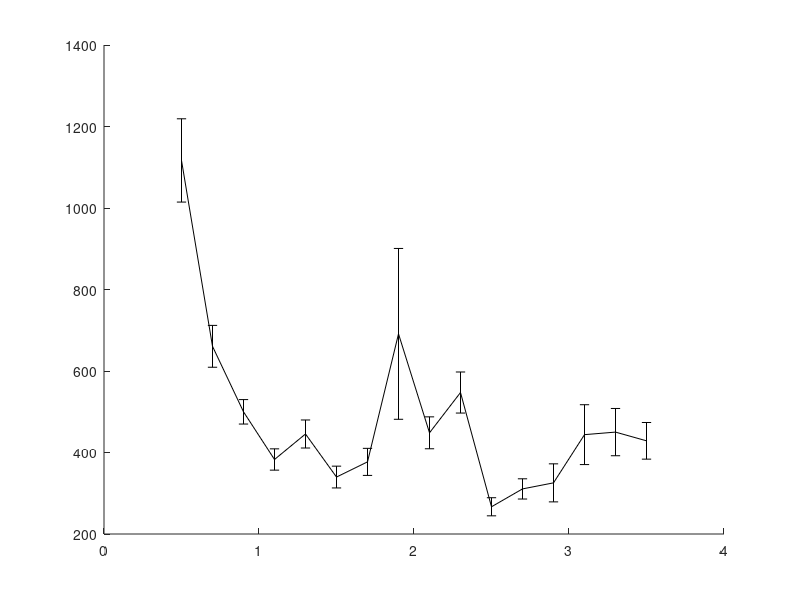

MATLAB code for this plot: (Note: this script raises an error after producing the figure.)
% In this experiment I compare the performance of the GD (with KDL) and the
% PCS on one scene with obstacles where the start and goal configurations
% are:
% State c_start = {0.5236, 1.7453, -1.8326, -1.4835,	1.5708,	0, 1.004278, 0.2729, 0.9486, -1.15011, 1.81001, -1.97739};
% State c_goal = {0.5236, 0.34907, 0.69813, -1.3963, 1.5708, 0, 0.7096, 1.8032, -1.7061, -1.6286, 1.9143, -2.0155}; // Robot 2 no backflip - Elbow down
% This while benchmarking the maximum step distance.
% With joint limits of the ABB robots.
% RRT planner
% last updated: 08/28/17

clear all
clc

%%
D1 = load('benchmark_RRT_PCS_3poles_rangeB_newNN.txt'); 

%%
D2 = load('benchmark_RRT_GD_3poles_rangeB.txt'); 
D2 = D2(D2(:,1) > 0.6,:);

%%
% PCS
rd = sort(unique(D1(:,1)));
for i = 1:length(rd)
    M = D1(D1(:,1)==rd(i), 2:end);
    td(i) = mean(M(:,4))*1e3;
    td_ste(i) = 1e3*std(M(:,4))/sqrt(size(M,1));
    nodes_d(i) =  mean(M(:,10));
    trees_d(i) =  mean(M(:,11));
    tlc_d(i) = mean(M(:,12))*1e3;
end

%%
% GD
rg = sort(unique(D2(:,1)));
for i = 1:length(rg)
    M = D2(D2(:,1)==rg(i), 2:end);
%     disp([i-1 rg(i)  size(M,1)])
    tg(i) = mean(M(:,4))*1e3;
    tg_ste(i) = 1e3*std(M(:,4))/sqrt(size(M,1));
    nodes_g(i) =  mean(M(:,10));
    trees_g(i) =  mean(M(:,11));
    tlc_g(i) = mean(M(:,12))*1e3;
end

%%
disp(' ');
[tdmin, id] = min(td);
[tgmin, ig] = min(tg);

%%
h = figure(1);
clf
errorbar(rd,td,td_ste,'-k','linewidth',2);
hold on
errorbar(rg,tg,tg_ste,'--k','linewidth',2);
hold off
ylabel('mean runtime [msec]');
xlabel('max. local-connection distance');
legend('PCS','GD');
% xlim([0 6]);
% xlim([min(rd) max(rd)]);

%% 
D1 = D1(D1(:,1)==rd(id), 2:end);
verf = D1(:,1)==1;
suc = D1(:,2)==1;

disp('PCS:');
disp(['Results of ' num2str(size(D1,1)) ' queries.']);
disp(['Minimum avg. runtime for PCS is ' num2str(tdmin) 'msec with d = ' num2str(rd(id)) ]);
disp(['Percent of successful queries verified: ' num2str(sum(verf & suc)/sum(suc)*100) '%']);
disp(['Plan distance: ' num2str(D1(1,3)) ]);
disp(['Avg. runtime: ' num2str(mean(D1(:,4))*1e3)  ' +/- ' num2str(std(D1(:,4))/sqrt(size(D1,1))*1e3) ' msec ']);
disp(['Avg. local-connection time: ' num2str(mean(D1(:,12))*1e3)  ' +/- ' num2str(std(D1(:,12))/sqrt(size(D1,1))*1e3) ' msec ']);
disp(['Avg. nodes in path: ' num2str(floor(mean(D1(:,10)))) ]);
disp(['Avg. nodes in trees: ' num2str(floor(mean(D1(:,11)))) ]);
disp(['Avg. number of IK solutions: ' num2str(floor(mean(D1(:,5)))) ]);

%%
D2 = D2(D2(:,1)==rg(ig), 2:end);
verf = D2(:,1)==1;
suc = D2(:,2)==1;

disp('GD:');
disp(['Results of ' num2str(size(D2,1)) ' queries.']);
disp(['Minimum avg. runtime for GD is ' num2str(tgmin) 'msec with d = ' num2str(rg(ig)) ]);
disp(['Percent of successful queries verified: ' num2str(sum(verf & suc)/sum(suc)*100) '%']);
disp(['Plan distance: ' num2str(D2(1,3)) ]);
disp(['Avg. runtime: ' num2str(mean(D2(:,4))*1e3)  ' +/- ' num2str(std(D2(:,4))/sqrt(size(D2,1))*1e3) ' msec ']);
disp(['Avg. local-connection time: ' num2str(mean(D2(:,12))*1e3)  ' +/- ' num2str(std(D2(:,12))/sqrt(size(D2,1))*1e3) ' msec ']);
disp(['Avg. nodes in path: ' num2str(floor(mean(D2(:,10)))) ]);
disp(['Avg. nodes in trees: ' num2str(floor(mean(D2(:,11)))) ]);
disp(['Avg. number of projections: ' num2str(floor(mean(D2(:,5)))) ]);

%%
disp(' ');
disp(['Best speed-up: t_{gd}/t_{pcs} = ' num2str(tgmin/tdmin) ]);

%%
%%
%%

% PCS
td = D1(:,4);
maxT = max(td);
T1 = linspace(0,maxT,100);
T1 = T1(2:end);
for i = 1:length(T1)
    sd = td < T1(i);
    md(i) = mean(td(sd));
    Md(i) = 1-sum(sd)/length(td);
end
%%
% GD
tg = D2(:,4);
maxT = max(tg);
T2 = linspace(0,maxT,1000);
T2 = T2(2:end);
for i = 1:length(T2)
    sg = tg < T2(i);
    mg(i) = mean(tg(sg));
    Mg(i) = 1-sum(sg)/length(tg);
end
%%
h = figure(2);
clf
plot(T1,Md*100,'-k','linewidth',2);
hold on
plot(T2,Mg*100,'--k','linewidth',2);
hold off
xlabel('maximum runtime [sec]');
ylabel('failure rate [%]');
legend('PCS','GD');
xlim([0 max([T1 T2])]);
title('RRT');
